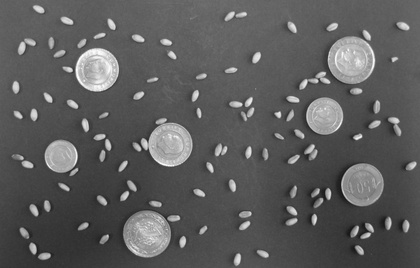
%> input picture asset/arpa_para.jpg (made grey), 420 x 268 px, shrunk from 686 x 438 before the run, given in place of BugMer.bmp, which was not available
$ octave filtreleme_emre_ayri.m   (GNU Octave 9; MATLAB toolbox functions it lacks are replaced by stand-ins)
%> lines starting %> are read from the running program, lines starting %| are printed output that depends on the picture; pictures that were not available may be replaced by others from this repository, and a replacement may not be noted
clear all; close all; clc;
EDmthds = {'sobel' 'prewitt' 'roberts' 'log' 'zerocross' 'canny'};
PictS   = {'BugMer.bmp', 'building.jpg', 'text.jpg'};
for i=1:size(PictS, 2)
    I = imread(char(PictS(i)));
%> I is the input picture: size 268x420 uint8; min 21, max 254, mean 92.2
    for j=1:size(EDmthds, 2)
       BWs = edge(I,char(EDmthds(j)));
       figure((j + (i-1)*size(EDmthds, 2))), imshow(BWs), title(strcat(char(PictS(i)),'-->' , char(EDmthds(j))));
    end
%> this loop made 6 passes
%> pass 1, `BWs = edge(I,char(EDmthds(j)));`:
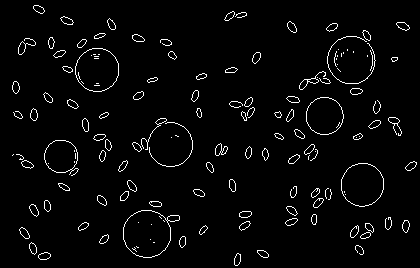
%> BWs: size 268x420 logical; 3.2% white in thin lines or dots
%> pass 2, `BWs = edge(I,char(EDmthds(j)));`:
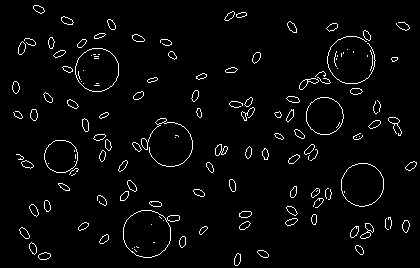
%> BWs: size 268x420 logical; 3.2% white in thin lines or dots
%> pass 3, `BWs = edge(I,char(EDmthds(j)));`:
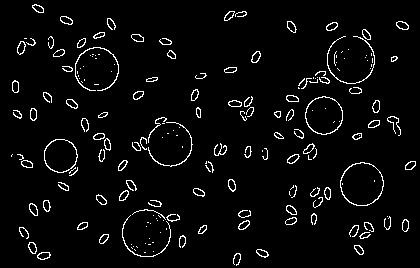
%> BWs: size 268x420 logical; 4.2% white in thin lines or dots
end
%> pass 2 of the loop `for i=1:size(PictS, 2)`:
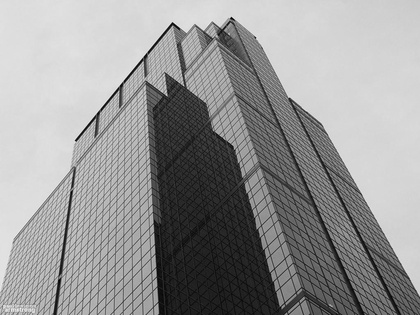
%> input picture asset/building.jpg, 420 x 315 px, shrunk from 1024 x 768 before the run
%> I is the input picture: size 315x420 uint8; min 0, max 247, mean 149.9
%> the loop `for j=1:size(EDmthds, 2)` made 6 passes
%> pass 1, `BWs = edge(I,char(EDmthds(j)));`:
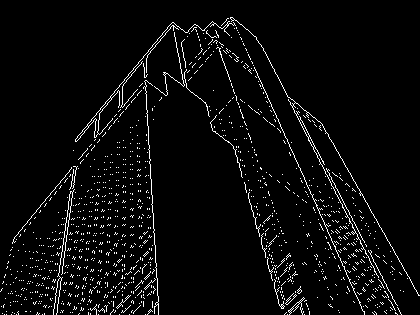
%> BWs: size 315x420 logical; 4.1% white in thin lines or dots
%> pass 3, `BWs = edge(I,char(EDmthds(j)));`:
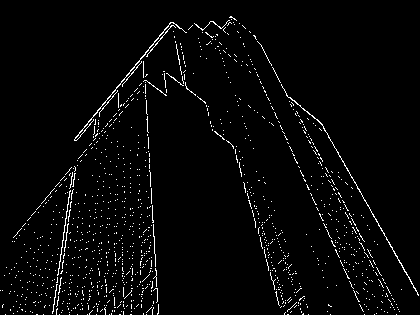
%> BWs: size 315x420 logical; 2.8% white in thin lines or dots
%> pass 3 of the loop `for i=1:size(PictS, 2)`:
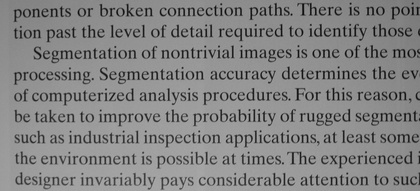
%> input picture asset/text.jpg, 420 x 191 px, shrunk from 2018 x 918 before the run
%> I is the input picture: size 191x420 uint8; min 7, max 176, mean 133.2
%> the loop `for j=1:size(EDmthds, 2)` made 6 passes
%> pass 1, `BWs = edge(I,char(EDmthds(j)));`:
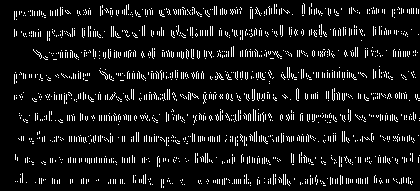
%> BWs: size 191x420 logical; 8.3% white in thin lines or dots
%> pass 3, `BWs = edge(I,char(EDmthds(j)));`:
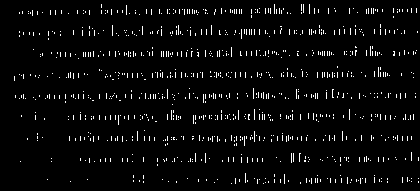
%> BWs: size 191x420 logical; 3.8% white in thin lines or dots
% Tum resimler gorev cubugunda ayri ayri cikacaktir. Her birini tam ekran
% yapmaniz, gerekli gorurseniz ayrica buyutec de kullanmaniz tavsiye
% edilir.

% Emre Gurbuz (09210148)
